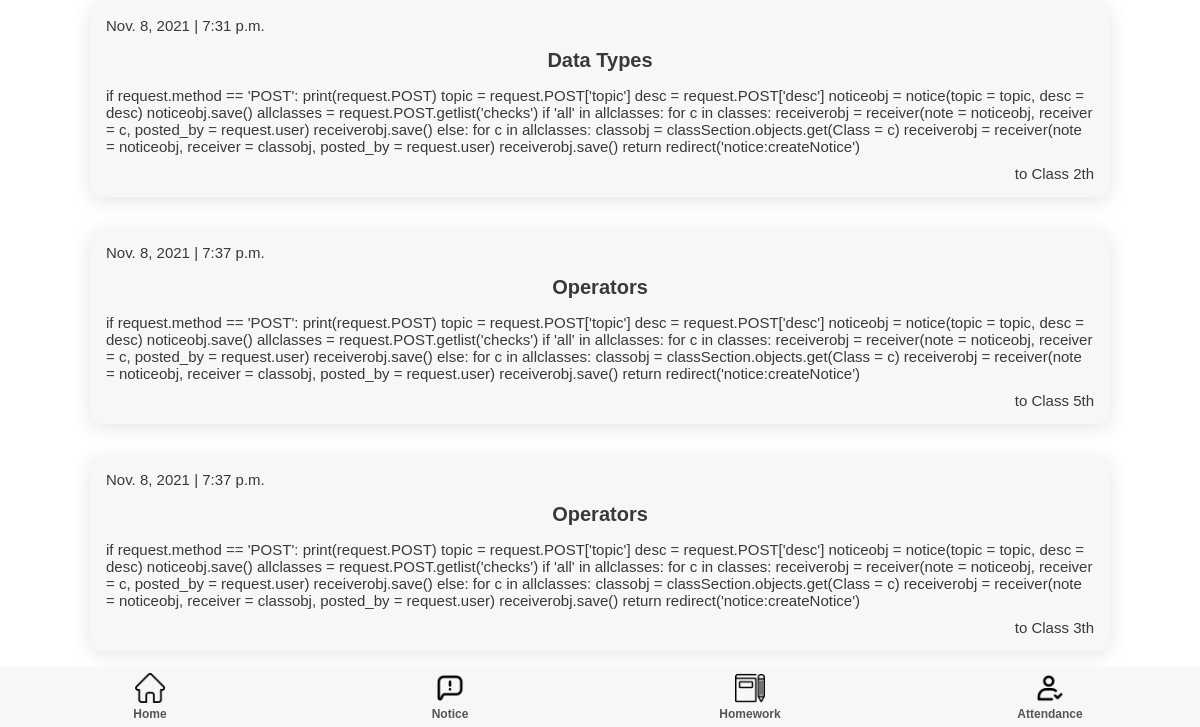
The page /notice/teacher/showNotice/ (signed in, lower part) on the database as committed earlier.
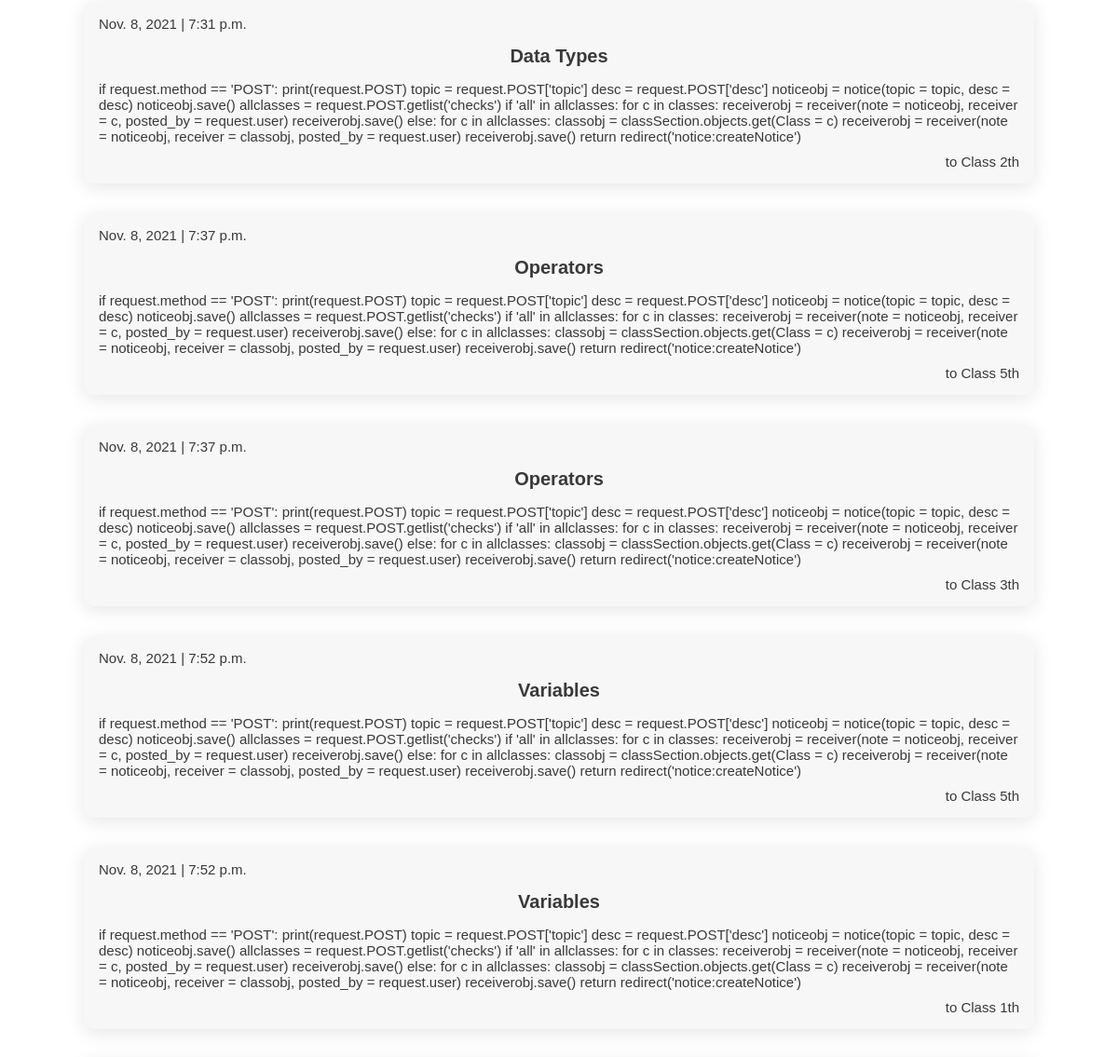
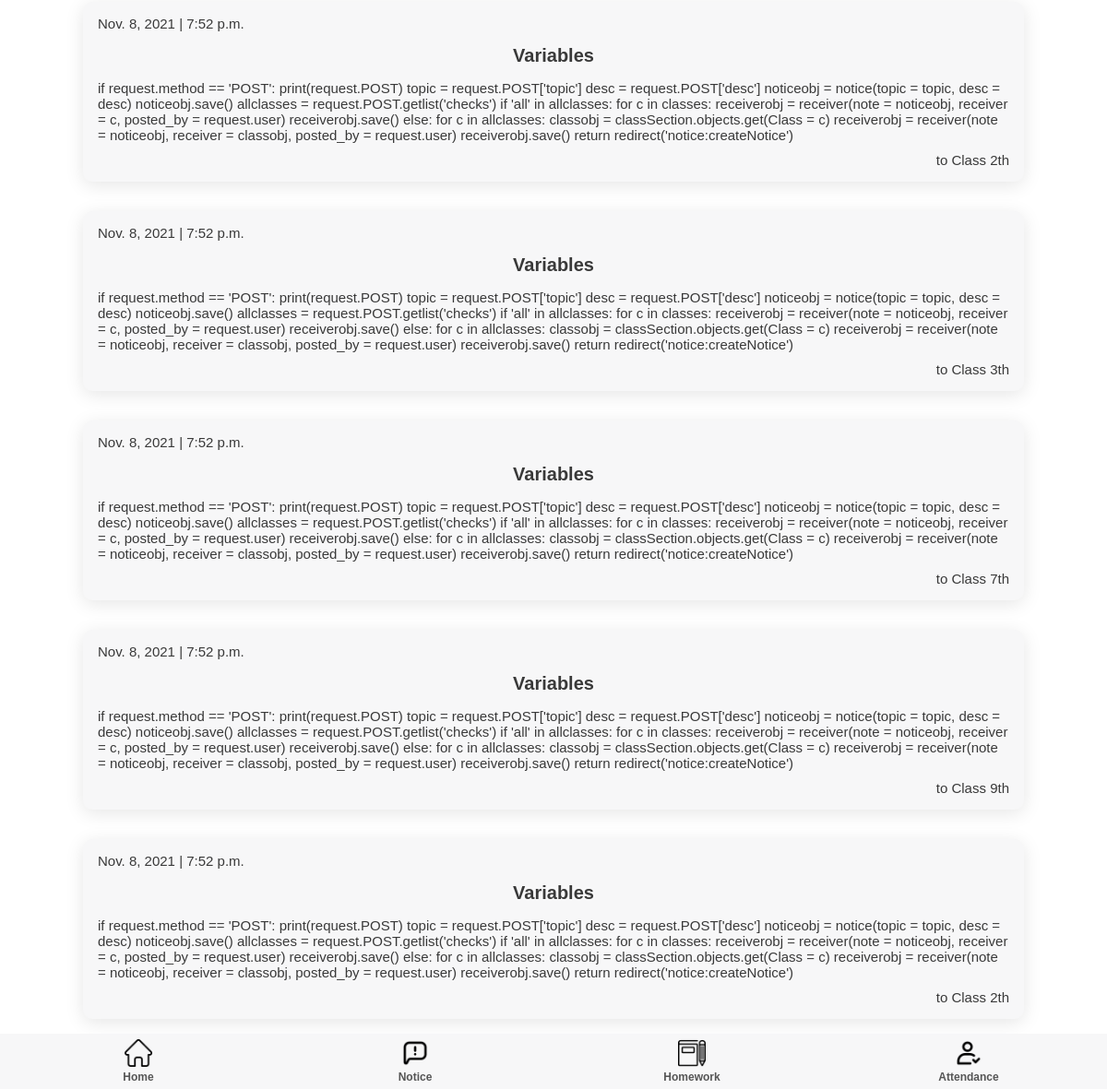
The same page on the database as committed later (2 pictures, top to bottom).
### notice/models.py (models this page shows)
class receiver(models.Model):
        note = models.ForeignKey(notice, on_delete=models.CASCADE)
        receiver = models.ForeignKey(classSection, on_delete=models.CASCADE)
        posted_by = models.ForeignKey(User, on_delete=models.CASCADE)

class notice(models.Model):
        topic = models.CharField(max_length=200)
        desc = models.CharField(max_length=2000)
        date = models.DateTimeField(auto_now=True)

### teacher/models.py (models this page shows)
class classSection(models.Model):
    Class = models.IntegerField()
    section = models.CharField(max_length=50)
    teacher = models.OneToOneField(teacher, on_delete=models.PROTECT)

### notice/views.py (the view)
# urls.py: path('teacher/showNotice/', views.showNotice, name='showNotice'),
def showNotice(request):
    receivers = receiver.objects.filter(posted_by = request.user)
    return render(request, 'addNotice.html', {'receivers': receivers})

### templates/teacher/addNotice.html (shortened to what this page needs)
{% extends 'attendance.html' %}
{% load static %}
{% block extra-head %}
    <link rel="stylesheet" href="{% static '/css/style.css' %}" />
    <link rel="stylesheet" href="{% static '/css/attendance.css' %}" />
    <link rel="stylesheet" href="{% static '/css/notice.css' %}" />
{% endblock extra-head %}
{% block content %}
<section id="main">
      <section id="home-menu">
        <div class="home-menu">
          {% for receiver in receivers %}
          <div class="menu-list notice-list">
            <p>{{ receiver.note.date.date }} | {{ receiver.note.date.time }}</p>
            <h2>{{ receiver.note.topic }}</h2>
            <p>
              {{ receiver.note.desc }}
            </p>
            <p>to Class {{ receiver.receiver.Class }}th</p>
          </div>
          {% endfor %}
        </div>
      </section>
</section>
{% endblock content %}

Rows that differ between the two databases and show on the page:
added receiver: note "Nov. 8, 2021", note.date.time "7:52 p.m.", note.topic "Variables", note.desc "if request.method == 'POST': print(request.POST) topic = request.POST['topic'] desc = request.POST['desc'] noticeobj = notice(topic = topic, desc = desc) noticeobj.save() allclasses = request.POST.getlist('checks') if 'all' in allclasses: for c in classes: receiverobj = receiver(note = noticeobj, receiver = c, posted_by = request.user) receiverobj.save() else: for c in allclasses: classobj = classSection.objects.get(Class = c) receiverobj = receiver(note = noticeobj, receiver = classobj, posted_by = request.user) receiverobj.save() return redirect('notice:createNotice')", receiver.Class "5"
added receiver: note "Nov. 8, 2021", note.date.time "7:52 p.m.", note.topic "Variables", note.desc "if request.method == 'POST': print(request.POST) topic = request.POST['topic'] desc = request.POST['desc'] noticeobj = notice(topic = topic, desc = desc) noticeobj.save() allclasses = request.POST.getlist('checks') if 'all' in allclasses: for c in classes: receiverobj = receiver(note = noticeobj, receiver = c, posted_by = request.user) receiverobj.save() else: for c in allclasses: classobj = classSection.objects.get(Class = c) receiverobj = receiver(note = noticeobj, receiver = classobj, posted_by = request.user) receiverobj.save() return redirect('notice:createNotice')", receiver.Class "1"
added receiver: note "Nov. 8, 2021", note.date.time "7:52 p.m.", note.topic "Variables", note.desc "if request.method == 'POST': print(request.POST) topic = request.POST['topic'] desc = request.POST['desc'] noticeobj = notice(topic = topic, desc = desc) noticeobj.save() allclasses = request.POST.getlist('checks') if 'all' in allclasses: for c in classes: receiverobj = receiver(note = noticeobj, receiver = c, posted_by = request.user) receiverobj.save() else: for c in allclasses: classobj = classSection.objects.get(Class = c) receiverobj = receiver(note = noticeobj, receiver = classobj, posted_by = request.user) receiverobj.save() return redirect('notice:createNotice')", receiver.Class "2"
added receiver: note "Nov. 8, 2021", note.date.time "7:52 p.m.", note.topic "Variables", note.desc "if request.method == 'POST': print(request.POST) topic = request.POST['topic'] desc = request.POST['desc'] noticeobj = notice(topic = topic, desc = desc) noticeobj.save() allclasses = request.POST.getlist('checks') if 'all' in allclasses: for c in classes: receiverobj = receiver(note = noticeobj, receiver = c, posted_by = request.user) receiverobj.save() else: for c in allclasses: classobj = classSection.objects.get(Class = c) receiverobj = receiver(note = noticeobj, receiver = classobj, posted_by = request.user) receiverobj.save() return redirect('notice:createNotice')", receiver.Class "3"
added receiver: note "Nov. 8, 2021", note.date.time "7:52 p.m.", note.topic "Variables", note.desc "if request.method == 'POST': print(request.POST) topic = request.POST['topic'] desc = request.POST['desc'] noticeobj = notice(topic = topic, desc = desc) noticeobj.save() allclasses = request.POST.getlist('checks') if 'all' in allclasses: for c in classes: receiverobj = receiver(note = noticeobj, receiver = c, posted_by = request.user) receiverobj.save() else: for c in allclasses: classobj = classSection.objects.get(Class = c) receiverobj = receiver(note = noticeobj, receiver = classobj, posted_by = request.user) receiverobj.save() return redirect('notice:createNotice')", receiver.Class "7"
added receiver: note "Nov. 8, 2021", note.date.time "7:52 p.m.", note.topic "Variables", note.desc "if request.method == 'POST': print(request.POST) topic = request.POST['topic'] desc = request.POST['desc'] noticeobj = notice(topic = topic, desc = desc) noticeobj.save() allclasses = request.POST.getlist('checks') if 'all' in allclasses: for c in classes: receiverobj = receiver(note = noticeobj, receiver = c, posted_by = request.user) receiverobj.save() else: for c in allclasses: classobj = classSection.objects.get(Class = c) receiverobj = receiver(note = noticeobj, receiver = classobj, posted_by = request.user) receiverobj.save() return redirect('notice:createNotice')", receiver.Class "9"
added receiver: note "Nov. 8, 2021", note.date.time "7:52 p.m.", note.topic "Variables", note.desc "if request.method == 'POST': print(request.POST) topic = request.POST['topic'] desc = request.POST['desc'] noticeobj = notice(topic = topic, desc = desc) noticeobj.save() allclasses = request.POST.getlist('checks') if 'all' in allclasses: for c in classes: receiverobj = receiver(note = noticeobj, receiver = c, posted_by = request.user) receiverobj.save() else: for c in allclasses: classobj = classSection.objects.get(Class = c) receiverobj = receiver(note = noticeobj, receiver = classobj, posted_by = request.user) receiverobj.save() return redirect('notice:createNotice')", receiver.Class "2"
